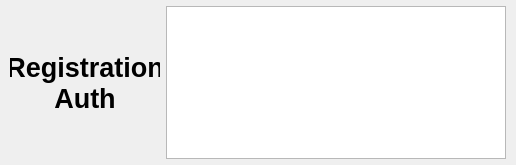
<?xml version="1.0" encoding="UTF-8"?>
<ui version="4.0">
 <class>TagInfoWidget</class>
 <widget class="QWidget" name="TagInfoWidget">
  <property name="geometry">
   <rect>
    <x>0</x>
    <y>0</y>
    <width>516</width>
    <height>165</height>
   </rect>
  </property>
  <property name="sizePolicy">
   <sizepolicy hsizetype="Ignored" vsizetype="Ignored">
    <horstretch>0</horstretch>
    <verstretch>0</verstretch>
   </sizepolicy>
  </property>
  <property name="windowTitle">
   <string>Form</string>
  </property>
  <layout class="QHBoxLayout" name="horizontalLayout">
   <property name="sizeConstraint">
    <enum>QLayout::SetMinimumSize</enum>
   </property>
   <property name="leftMargin">
    <number>5</number>
   </property>
   <property name="topMargin">
    <number>5</number>
   </property>
   <property name="rightMargin">
    <number>5</number>
   </property>
   <property name="bottomMargin">
    <number>5</number>
   </property>
   <item>
    <layout class="QGridLayout" name="gridLayout" columnstretch="0,1" columnminimumwidth="150,0">
     <property name="sizeConstraint">
      <enum>QLayout::SetDefaultConstraint</enum>
     </property>
     <property name="leftMargin">
      <number>5</number>
     </property>
     <property name="topMargin">
      <number>1</number>
     </property>
     <property name="rightMargin">
      <number>5</number>
     </property>
     <property name="bottomMargin">
      <number>1</number>
     </property>
     <item row="0" column="0">
      <widget class="QLabel" name="lbl_tag">
       <property name="sizePolicy">
        <sizepolicy hsizetype="Ignored" vsizetype="Preferred">
         <horstretch>0</horstretch>
         <verstretch>0</verstretch>
        </sizepolicy>
       </property>
       <property name="font">
        <font>
         <pointsize>20</pointsize>
         <weight>75</weight>
         <bold>true</bold>
        </font>
       </property>
       <property name="text">
        <string>Registration Auth</string>
       </property>
       <property name="textFormat">
        <enum>Qt::AutoText</enum>
       </property>
       <property name="alignment">
        <set>Qt::AlignCenter</set>
       </property>
       <property name="wordWrap">
        <bool>true</bool>
       </property>
      </widget>
     </item>
     <item row="0" column="1">
      <widget class="QPlainTextEdit" name="txt_tag_info">
       <property name="sizePolicy">
        <sizepolicy hsizetype="Expanding" vsizetype="Expanding">
         <horstretch>0</horstretch>
         <verstretch>0</verstretch>
        </sizepolicy>
       </property>
      </widget>
     </item>
    </layout>
   </item>
  </layout>
 </widget>
 <resources/>
 <connections/>
</ui>
